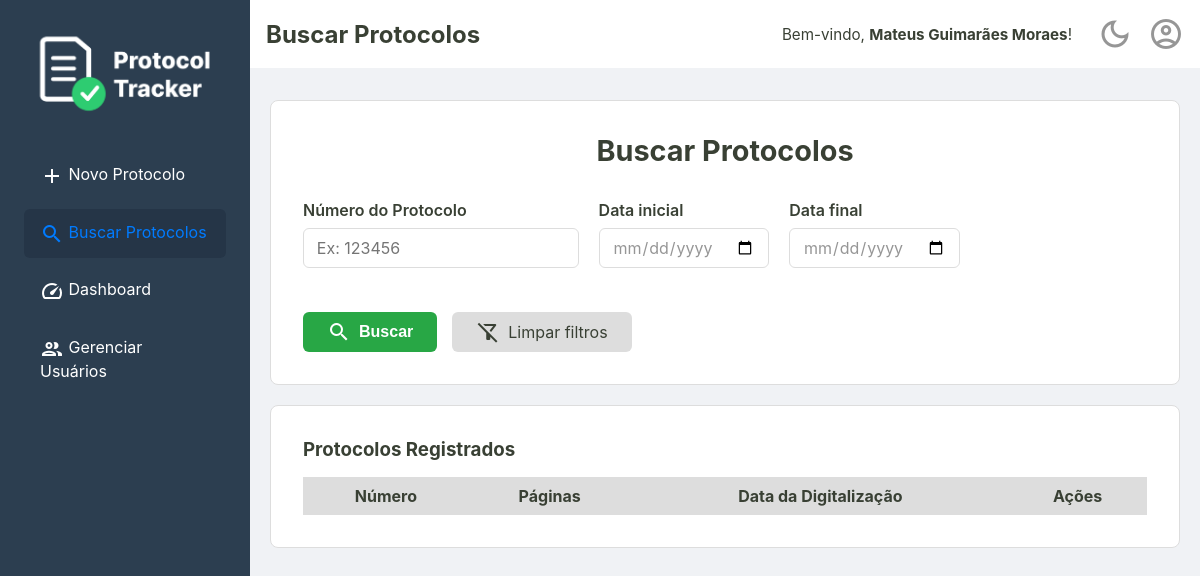
The app's page /busca (signed in), older data.
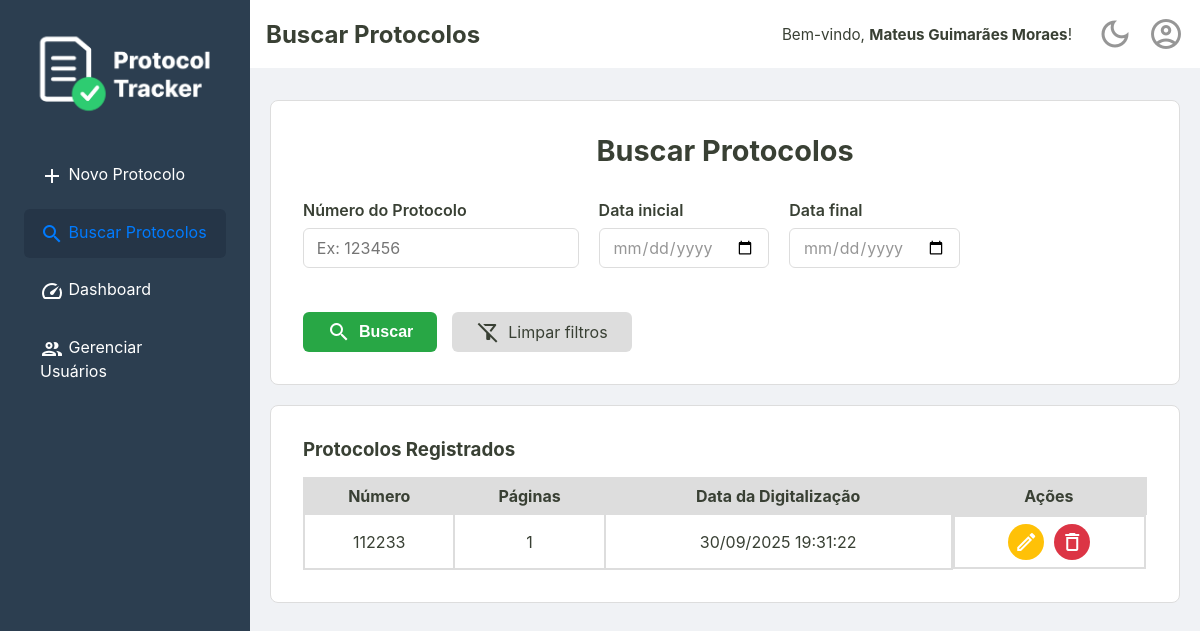
The same page, newer data.
### tables this page shows
CREATE TABLE usuarios (
    id INTEGER PRIMARY KEY,
    nome TEXT NOT NULL,
    email TEXT NOT NULL UNIQUE,
    cpf TEXT NOT NULL UNIQUE,
    senha TEXT NOT NULL,
    permissao TEXT NOT NULL DEFAULT 'operador',
    criado_em TEXT NOT NULL,
    ativo INTEGER NOT NULL DEFAULT 1
  );

CREATE TABLE protocolos (
    id TEXT PRIMARY KEY,
    id_usuario INTEGER NOT NULL,
    numero TEXT NOT NULL UNIQUE,
    quantidade_paginas INTEGER NOT NULL,
    observacoes TEXT,
    criado_em TEXT NOT NULL,
    alterado_em TEXT,
    deletado_em TEXT,
    FOREIGN KEY (id_usuario) REFERENCES usuarios (id)
  );

### src/Controller/WebController.php (called while the page is built, shortened)
<?php
class WebController
{
    private ?Usuario $usuarioLogado = null;
    private bool $isAdmin = false;
    public function __construct(
        private ProtocoloRepositoryInterface $repositorio,
        private DashboardService $dashboardService,
        private ProtocoloService $protocoloService,
        private UsuarioRepository $usuarioRepository
    ) {
        $idUsuario = $_SESSION['usuario_logado_id'] ?? null;
        if ($idUsuario) {
            $this->usuarioLogado = $this->usuarioRepository->buscaPorId($idUsuario);
        }
        if ($this->usuarioLogado && $this->usuarioLogado->permissao() === 'administrador') {
            $this->isAdmin = true;
        }
    }
    public function buscaProtocolo()
    {
        try {
            $numero = $_GET['numero'] ?? null;
            $dataInicio = !empty($_GET['data_inicio']) ? new DateTimeImmutable($_GET['data_inicio'] . ' 00:00:00') : null;
            $dataFim = !empty($_GET['data_fim']) ? new DateTimeImmutable($_GET['data_fim'] . ' 23:59:59') : null;
            $id_usuario = $this->usuarioLogado?->id();
            if ($this->isAdmin) {
                $id_usuario = null;
            }
            $listaDeProtocolos = $this->repositorio->search($id_usuario, $numero, $dataInicio, $dataFim);
            $tituloDaPagina = "Buscar Protocolos";
            $usuarioLogado = $this->usuarioLogado;
            $isAdmin = $this->isAdmin;
            require __DIR__ . '/../../templates/busca.php';
        } catch (Exception $e) {
            $erro = $e->getMessage();
            $tituloDaPagina = "Buscar Protocolos";
            $usuarioLogado = $this->usuarioLogado;
            $isAdmin = $this->isAdmin;
            require __DIR__ . '/../../templates/busca.php';
        }
    }
}

### src/Repository/UsuarioRepository.php (called while the page is built, shortened)
<?php
final class UsuarioRepository
{
    private PDO $connection;
    public function __construct(PDO $connection)
    {
        $this->connection = $connection;
    }
    public function buscaPorId(int $id): ?Usuario
    {
        $sqlQuery = "SELECT * FROM usuarios WHERE id = :id;";
        $stmt = $this->connection->prepare($sqlQuery);
        $stmt->bindValue(':id', $id);
        $stmt->execute();
        $dadosUsuario = $stmt->fetch();
        return Usuario::fromArray($dadosUsuario);
    }
}

### src/Model/Usuario.php (called while the page is built, shortened)
<?php
class Usuario {
    public function nome(): string
    {
        return $this->nome;
    }
    public static function fromArray(array $dados): self
    {
        try {
            $data = new DateTimeImmutable($dados['criado_em']);
        } catch (Exception $e) {
            throw new Exception("Falha ao criar data a partir do valor: " . ($dados['criado_em'] ?? 'N/A'));
        }
        return new self(
            $dados['id'],
            $dados['nome'],
            $dados['email'],
            $dados['cpf'],
            $dados['senha'],
            $dados['permissao'],
            $data,
            (bool) $dados['ativo']
        );
    }
}

### src/Controller/UsuarioController.php (called while the page is built, shortened)
<?php
class UsuarioController
{
    public function __construct(
        private UsuarioRepository $repositorio,
        private UsuarioService $usuarioService,
        private LoginService $loginService,
    ) {
        $idUsuario = $_SESSION['usuario_logado_id'] ?? null;
        if ($idUsuario) {
            $this->usuarioLogado = $this->repositorio->buscaPorId($idUsuario);
        }
    }
}

### src/Repository/ProtocoloRepositorySql.php (called while the page is built, shortened)
<?php
final class ProtocoloRepositorySql implements ProtocoloRepositoryInterface
{
    private PDO $connection;
    public function __construct(PDO $connection)
    {
        $this->connection = $connection;
    }
    public function search(?int $id_usuario = null, ?string $numero = null, ?DateTimeImmutable $dataInicio = null, ?DateTimeImmutable $dataFim = null): array
    {
        $sqlConditions = [];
        $parametros = [];
        $sqlConditions[] = 'deletado_em IS NULL';
        $sqlQuery = 'SELECT * FROM protocolos WHERE ' . implode(' AND ', $sqlConditions) . ' ORDER BY criado_em DESC;';
        $stmt = $this->connection->prepare($sqlQuery);
        $stmt->execute($parametros);
        return $this->hidrataListaDeProtocolos($stmt);
    }
    private function hidrataListaDeProtocolos(PDOStatement $stmt): array
    {
        $listaDeProtocolos = [];
        while($protocoloDados = $stmt->fetch()){
            $listaDeProtocolos[] = Protocolo::fromArray($protocoloDados);
        }
        return $listaDeProtocolos;
    }
}

### src/Model/Protocolo.php (called while the page is built, shortened)
<?php
class Protocolo {
    public function id(): string {
        return $this->id;
    }
    public function numero(): string {
        return $this->numero;
    }
    public function paginas(): int {
        return $this->quantidade_paginas;
    }
    public function data(): DateTimeImmutable {
        return $this->criado_em;
    }
    public static function fromArray(array $dados): self
    {
        try {
            $criado_em = new DateTimeImmutable($dados['criado_em']);
            $alterado_em = isset($dados['alterado_em']) ? new DateTimeImmutable($dados['alterado_em']) : null;
            $deletado_em = isset($dados['deletado_em']) ? new DateTimeImmutable($dados['deletado_em']) : null;
        } catch (Exception $e) {
            throw new Exception("Falha ao criar data");
        }
        return new self(
            $dados['id'],
            $dados['id_usuario'],
            $dados['numero'],
            $dados['quantidade_paginas'],
            $criado_em,
            $dados['observacoes'] ?? null,
            $alterado_em,
            $deletado_em
        );
    }
}

### templates/_partials/_listaProtocolos.php (the view, shortened to what this page needs)
<section class="listagem-container">
    <h3>Protocolos Registrados</h3>
    <table id="tabela-protocolos" class="protocolos-table">
        <thead>
            <tr>
                <th>Número</th>
                <th>Páginas</th>
                <th>Data da Digitalização</th>
                <th class="acoes-header">Ações</th>
            </tr>
        </thead>
        <tbody>
            <?php foreach ($listaDeProtocolos as $protocolo): ?>
                <tr>
                    <td><?= htmlspecialchars($protocolo->numero()) ?></td>
                    <td><?= htmlspecialchars($protocolo->paginas()) ?></td>
                    <td><?= $protocolo->data()->format('d/m/Y H:i:s') ?></td>
                    <td class="acoes-cell">
                        <a href="/editar?id=<?= htmlspecialchars($protocolo->id()) ?>" class="btn-acao btn-editar" title="Editar">
                            <span class="material-icons-outlined">edit</span>
                        </a>
                        <form action="/excluir" method="post" onsubmit="return confirm('Tem certeza que deseja excluir este protocolo?');">
                            <button type="submit" class="btn-acao btn-excluir" title="Excluir">
                                <span class="material-icons-outlined">delete</span>
                            </button>
                        </form>
                    </td>
                </tr>
            <?php endforeach; ?>
        </tbody>
    </table>
</section>

### public/index.php (shortened to what this page needs)
<?php
try {
    $connection = ConnectionCreator::createConnection();
    $auditRepository = new AuditRepository($connection);
    $usuarioRepositorio = new UsuarioRepository($connection);
    $repositorio = new ProtocoloRepositorySql($connection);
    $auditService = new AuditService($auditRepository);
    $dashboardService = new DashboardService($repositorio);
    $protocoloService = new ProtocoloService($repositorio, $auditService);
    $usuarioService = new UsuarioService($usuarioRepositorio);
    $loginService = new LoginService($usuarioRepositorio);
    $usuarioController = new UsuarioController($usuarioRepositorio, $usuarioService, $loginService);
    $webController = new WebController($repositorio, $dashboardService, $protocoloService, $usuarioRepositorio);
    $uri = $_SERVER['REQUEST_URI'];
    $uri = parse_url($uri, PHP_URL_PATH);
    switch ($uri) {
        case '/busca':
            $webController->buscaProtocolo();
            break;
    }
} catch (Exception $e) {
    http_response_code(500);
    echo "<p>Mensagem do Erro: " . $e->getMessage() . "</p>";
    echo "<p>Por favor, tente novamente mais tarde.</p>";
}

### templates/_partials/_header.php (shortened to what this page needs)
<!DOCTYPE html>
<html lang="pt-br">
<head>
    <link rel="stylesheet" href="/assets/css/style.css">
    <link rel="stylesheet" href="https://cdn.datatables.net/2.0.8/css/dataTables.dataTables.css">
</head>
<body>
    <div class="container-principal">
        <aside class="sidebar">
            <div class="sidebar-logo">
                <img src="/assets/imgs/ProtocolTrackerLogo.png" alt="Logo Protocol Tracker">
            </div>
            <nav>
                <ul>
                    <?php $uri = parse_url($_SERVER['REQUEST_URI'], PHP_URL_PATH); ?>
                    <li><a href="/home" class="<?= ($uri === '/home') ? 'active' : '' ?>"><span class="material-icons-outlined">add</span> Novo Protocolo</a></li>
                    <li><a href="/busca" class="<?= ($uri === '/busca') ? 'active' : '' ?>"><span class="material-icons-outlined">search</span> Buscar Protocolos</a></li>
                    <li><a href="/dashboard" class="<?= ($uri === '/dashboard') ? 'active' : '' ?>"><span class="material-icons-outlined">speed</span> Dashboard</a></li>
                    <?php if (isset($isAdmin) && $isAdmin === true): ?>
                        <li>
                            <a href="/admin/protocolos" class="<?= (str_starts_with($uri, '/admin/protocolos')) ? 'active' : '' ?>">
                                <span class="material-icons-outlined">group</span> Gerenciar Usuários
                            </a>
                        </li>
                    <?php endif; ?>
                    </ul>
            </nav>
        </aside>
        <div class="div-conteudo-principal">
            <?php require __DIR__ . '/_content-header.php'; ?>
            <main class="conteudo-principal">

### templates/_partials/_content-header.php (shortened to what this page needs)
<div class="content-header">
    <div class="header-title">
        <h2><?= isset($tituloDaPagina) ? htmlspecialchars($tituloDaPagina) : 'Página sem Título' ?></h2>
    </div>
    <div class="header-actions">
        <?php if (isset($usuarioLogado) && $usuarioLogado): ?>
            <div class="welcome-message">
                <span>Bem-vindo, <strong><?= htmlspecialchars($usuarioLogado->nome()) ?></strong>!</span>
            </div>
        <?php endif; ?>
        <a href="#" id="theme-toggle" class="action-icon" title="Mudar Tema">
            <span class="material-icons-outlined">dark_mode</span>
        </a>
        <div class="dropdown">
            <a href="#" id="user-menu-toggle" class="action-icon" title="Perfil do Usuário">
                <span class="material-icons-outlined">account_circle</span>
            </a>
        </div>
    </div>
</div>

### templates/busca.php
<?php require __DIR__ . '/_partials/_header.php'; ?>
<div class="container-principal-busca">
    <section class="busca-form-container">
        <h2>Buscar Protocolos</h2>
        <form action="/busca" method="get" class="busca-form">
            <div class="form-row">
                <div class="form-group">
                    <label for="numero">Número do Protocolo</label>
                    <input type="text" id="numero" name="numero" value="<?= htmlspecialchars($_GET['numero'] ?? '') ?>" placeholder="Ex: 123456">
                </div>
                <div class="form-group">
                    <label for="data_inicio">Data inicial</label>
                    <input type="date" id="data_inicio" name="data_inicio" value="<?= htmlspecialchars($_GET['data_inicio'] ?? '') ?>">
                </div>
                <div class="form-group">
                    <label for="data_fim">Data final</label>
                    <input type="date" id="data_fim" name="data_fim" value="<?= htmlspecialchars($_GET['data_fim'] ?? '') ?>">
                </div>
            </div>
            <div class="form-actions">
                <button type="submit" class="btn-buscar">
                    <span class="material-icons-outlined">search</span> Buscar
                </button>
                <a href="/busca" class="btn-limpar"><span class="material-icons-outlined">filter_alt_off</span> Limpar filtros</a>
            </div>
        </form>
    </section>
    <?php require __DIR__ . '/_partials/_listaProtocolos.php'; ?>
</div>
<?php require __DIR__ . '/_partials/_footer.php'; ?>

### templates/_partials/_footer.php (shortened to what this page needs)
            </main>
        </div>
    </div>
</body>
</html>

Row changes from the older to the newer data that the page shows:
added protocolos: numero "112233", quantidade_paginas "1", format "30/09/2025 19:31:22"
